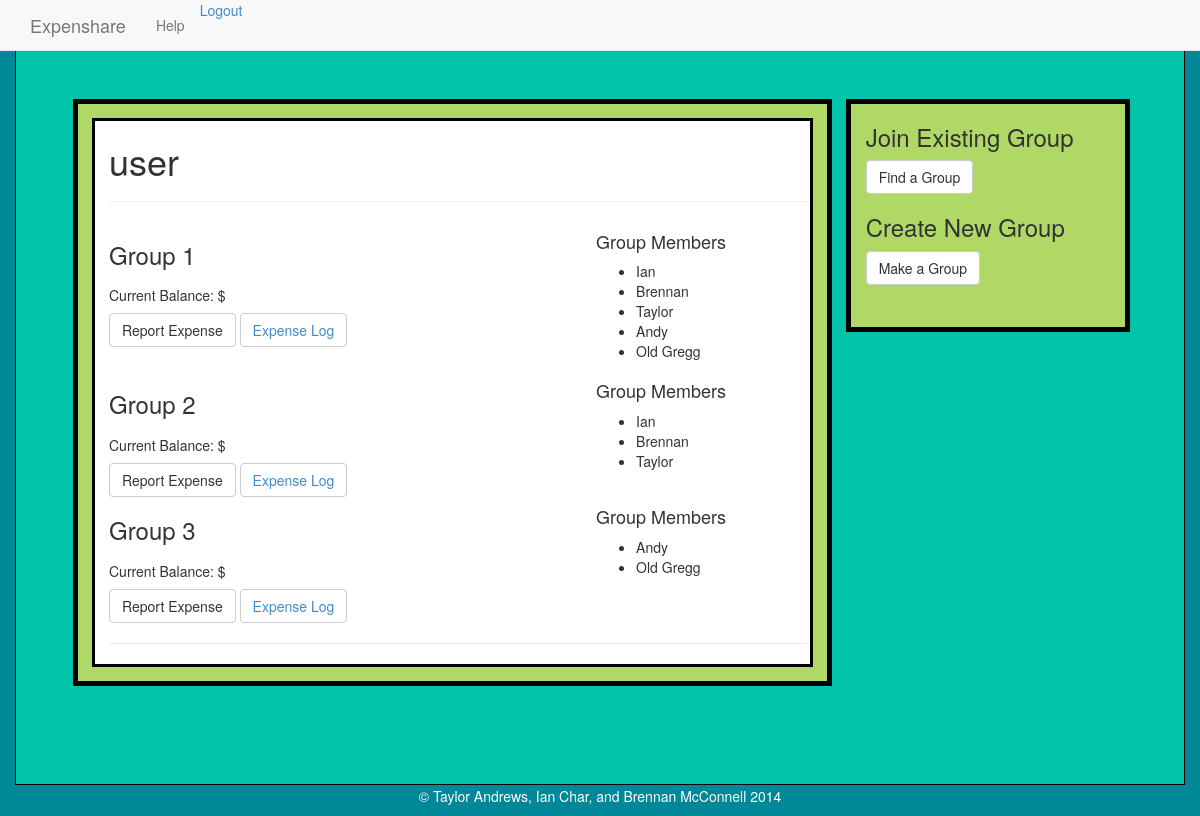
The page /share/home/ (signed in) on the database as committed earlier.
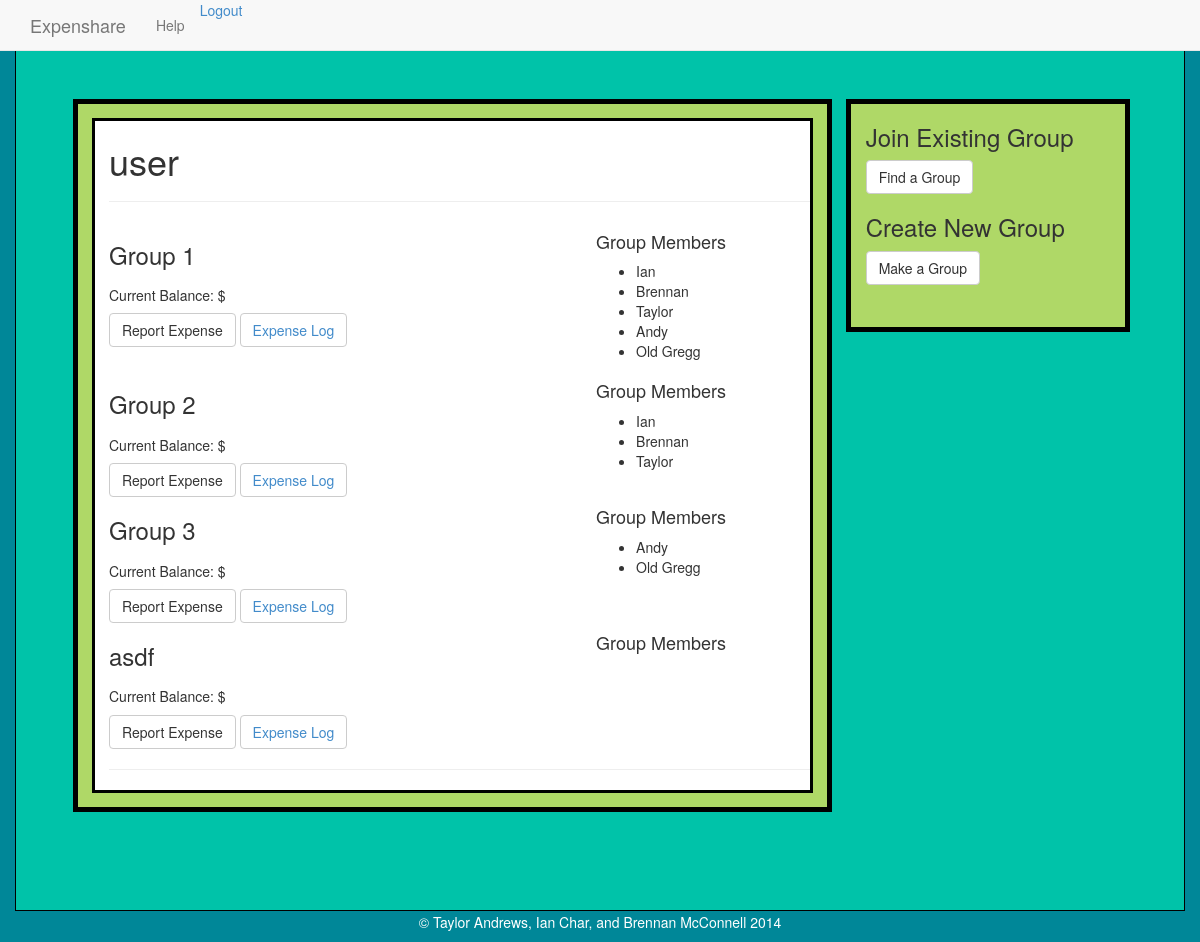
The same page on the database as committed later.
### share/models.py (models this page shows, shortened)
class PayGroup(models.Model):
	name = models.CharField(max_length=20, default="")
	description = models.CharField(max_length=140, default="")
	members = models.ManyToManyField(User)
	passcode = models.CharField(max_length=16, default="") #This may need to be hashed
	paymentLogs = models.ManyToManyField(PaymentLog)

### share/views.py (the view)
@login_required
def home(request):
    context = RequestContext(request)
    paygroup_list = PayGroup.objects.order_by('name')
    payform = PayForm()
    groupform = MakeGroupForm()
    context_dict={'PayForm' : payform, 'paygroups' : paygroup_list, 'MakeGroupForm' : groupform}
    return render_to_response('home.html', context_dict, context)

### templates/home.html (shortened to what this page needs)
{% load static %}
<!DOCTYPE HTML>
<html>
	<head>
	    <link href="{% static 'bootstrap/css/bootstrap.min.css' %}" rel="stylesheet">
	    <link href="{% static 'css/styles.css' %}" rel="stylesheet">
	</head>
	<body>
		<div cloass="container-fluid">
			<div class="row">
	            <nav class="navbar navbar-default navbar-fixed-top" role="navigation">
		            <div class="container-fluid">
		              <div class="row-fluid">
		                <div class="col-md-10">
		                  <a class="navbar-brand" href="/share/home"> Expenshare</a>
		                  <ul class="nav navbar-nav">
		                  	<li><a href="">Help</a></li>
		                  <a href="/share/logout"> Logout </a>
		                  </ul>
		                </div>
		            </div>
	          	</nav>
			</div>
			<div class="container" id="bodyContainer">
				<div class="row">
					<div class="container-fluid" id="bodyContent">
						<div class="row-fluid">
							<div class="col-md-8" id="mainBoxOuter">
								<div id="mainBoxInner">
									<h1>{{ user.username }}</h1>
									<body>
									</body>
									<hr>
									{% for paygroup in paygroups %}
									<div class="row">
										<div class="col-md-8">
											<h3>{{ paygroup.name }}<h3>
											<h5>Current Balance: $ </h5>
											<button type="button" id="report" class="btn btn-default" data-toggle="modal" data-target="#myModal">
											Report Expense</button>
											<button type="button" id="report" class="btn btn-default" data-toggle="modal" data-target="#myModal"><a href="/share/history"> Expense Log </a></button>
										</div>
										<div class='col-md-4'>
											<h4>Group Members</h4>
											<ul>
											  {% for member in paygroup.members.all %}
												<li>{{ member }}</li>
											  {% endfor %}
											</ul>
										</div>
									</div>
									{% endfor %}
									<hr>
								</div>
							</div>
							<div class="col-md-3" id="infoBox">
								<h3>Join Existing Group</h3>
									<button type="button" id="create_group" class="btn btn-default" data-toggle="modal" data-target="#myModal3">Find a Group</button>
								<h3>Create New Group</h3>
								  	<button type="button" id="create_group" class="btn btn-default" data-toggle="modal" data-target="#myModal2">Make a Group</button>
							</div>
							<div class="col-md-1"></div>
						</div>
					</div>
					<div class="col-md-1"></div>
				</div>
			</div>
			<footer>
				<p> &copy Taylor Andrews, Ian Char, and Brennan McConnell 2014 </p>
			</footer>
		</div>
	</body>
</html>

Rows that differ between the two databases and show on the page:
added PayGroup: name "asdf"
